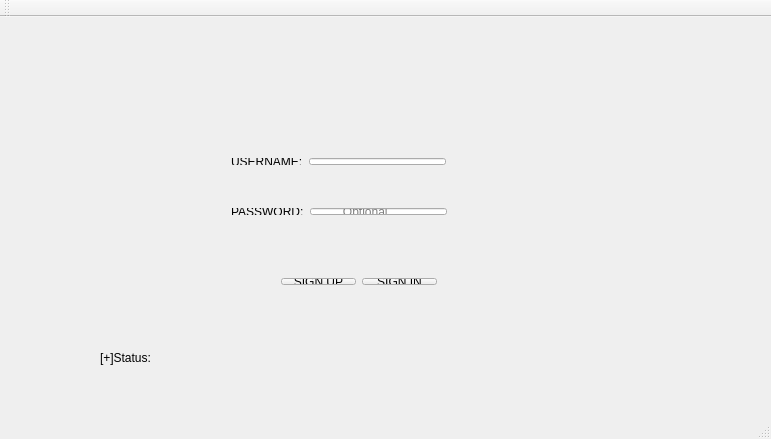
<?xml version="1.0" encoding="UTF-8"?>
<ui version="4.0">
 <class>MainWindow</class>
 <widget class="QMainWindow" name="MainWindow">
  <property name="geometry">
   <rect>
    <x>0</x>
    <y>0</y>
    <width>771</width>
    <height>439</height>
   </rect>
  </property>
  <property name="windowTitle">
   <string>MainWindow</string>
  </property>
  <widget class="QWidget" name="centralWidget">
   <widget class="QLabel" name="label_3">
    <property name="geometry">
     <rect>
      <x>100</x>
      <y>320</y>
      <width>551</width>
      <height>41</height>
     </rect>
    </property>
    <property name="text">
     <string>[+]Status:</string>
    </property>
   </widget>
   <widget class="QWidget" name="">
    <property name="geometry">
     <rect>
      <x>220</x>
      <y>130</y>
      <width>237</width>
      <height>29</height>
     </rect>
    </property>
    <layout class="QHBoxLayout" name="horizontalLayout">
     <item>
      <widget class="QLabel" name="lblUserName">
       <property name="text">
        <string>USERNAME:</string>
       </property>
      </widget>
     </item>
     <item>
      <widget class="QLineEdit" name="lineEditUserName"/>
     </item>
    </layout>
   </widget>
   <widget class="QWidget" name="">
    <property name="geometry">
     <rect>
      <x>220</x>
      <y>180</y>
      <width>238</width>
      <height>29</height>
     </rect>
    </property>
    <layout class="QHBoxLayout" name="horizontalLayout_2">
     <item>
      <widget class="QLabel" name="lblPassword">
       <property name="text">
        <string>PASSWORD:</string>
       </property>
      </widget>
     </item>
     <item>
      <widget class="QLineEdit" name="lineEditPwd">
       <property name="echoMode">
        <enum>QLineEdit::Password</enum>
       </property>
       <property name="placeholderText">
        <string>         Optional</string>
       </property>
      </widget>
     </item>
    </layout>
   </widget>
   <widget class="QWidget" name="">
    <property name="geometry">
     <rect>
      <x>270</x>
      <y>250</y>
      <width>178</width>
      <height>29</height>
     </rect>
    </property>
    <layout class="QHBoxLayout" name="horizontalLayout_3">
     <item>
      <widget class="QPushButton" name="buttonSignUp">
       <property name="text">
        <string>SIGN UP</string>
       </property>
      </widget>
     </item>
     <item>
      <widget class="QPushButton" name="buttonSignIn">
       <property name="text">
        <string>SIGN IN</string>
       </property>
      </widget>
     </item>
    </layout>
   </widget>
  </widget>
  <widget class="QMenuBar" name="menuBar">
   <property name="geometry">
    <rect>
     <x>0</x>
     <y>0</y>
     <width>771</width>
     <height>25</height>
    </rect>
   </property>
  </widget>
  <widget class="QToolBar" name="mainToolBar">
   <attribute name="toolBarArea">
    <enum>TopToolBarArea</enum>
   </attribute>
   <attribute name="toolBarBreak">
    <bool>false</bool>
   </attribute>
  </widget>
  <widget class="QStatusBar" name="statusBar"/>
 </widget>
 <layoutdefault spacing="6" margin="11"/>
 <resources/>
 <connections/>
</ui>
